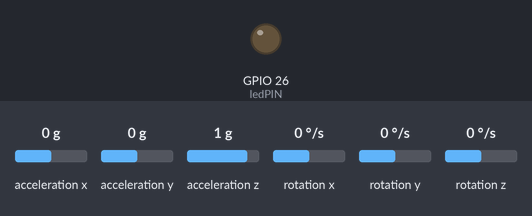
A sketch run on a simulated ESP32. On the bench: output pins drawn as LEDs (lit = HIGH). The test bench sets the inputs (shaded band); at power-on: acceleration x 0 g, acceleration y 0 g, acceleration z 1 g, rotation x 0 °/s, rotation y 0 °/s, rotation z 0 °/s. WiFi joins after 1.5 s; servers stay silent unless stated. At 30.2 s the program puts the board to deep sleep or switches it off; the recording ends there.

Above: at 0.1 s.
At 1.7 s:
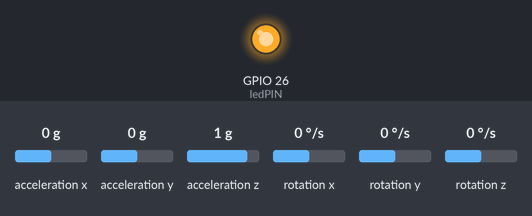
Timing chart, 0 to 30.2 s (numbered marks = the images above):
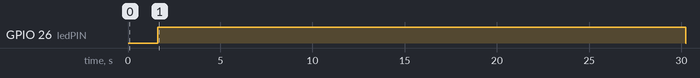

Measured:
- by itself, GPIO 26 (ledPIN): HIGH → LOW at 30.2 s

The sketch:

ImplementacionMQTT_DeepSleep.ino
```cpp
/* Redes de Sensores Electronicos
 * Implementacion usada para la prediccion de los movimientos
 */

// LIBRERIAS:
#include <MPU9250_asukiaaa.h>                //Acelerometro
//#include "WiFi.h"                            //WiFi
#include "time.h"                            //Hora
#include "config.h"                          //MQTT

// VARIABLES CAPTURA DE DATOS
const int ttotal = 14;                                 // Tiempo total (segundos) de captura de datos
const int period = 50000;                              // Tmuestreo en useg (20 Hz)
const float period_s = float(period)/1000000.0;        // Tmuestreo en seg  (20 hz)
const int maxCont = round(ttotal*1000000/period);      // Numero de muestras a tomar
const int w_seg = 4;                                   // Tiempo en seg de cada ventana
const int w_muestras = round(float(w_seg)/period_s);   // Num. de veces que se capturan datos por ventana
int cont_buffer1 = 0;                                  // Contador para controlar abuffer
int cont_buffer2 = 0;                                  // Contador para controlar bbuffer
bool inicio = true;                                    // Sirve para desfasar un 50% los buffers
const int ledPIN = 26;                                 // LED que se enciende mientras se toman datos

// VARIABLES ACELERACION
#ifdef _ESP32_HAL_I2C_H_
#define SDA_PIN 21
#define SCL_PIN 22
#endif
MPU9250_asukiaaa mySensor;
float aX, aY, aZ;                            // Aceleraciones de cada eje
float aXprev, aYprev, aZprev;                // Valores previos de aceleracion
float asumay=0.0, asumaz=0.0;                // Para las "integrales" del abuffer
float bsumay=0.0, bsumaz=0.0;                // Para las "integrales" del bbuffer
float xdiff = 0.0, ydiff = 0.0, zdiff = 0.0; // Sumatorio de variaciones en abbufer // Sumatorio de variaciones en bbbufer
float asumaTdiff = 0.0, bsumaTdiff = 0.0;    // Sumatorio abs. de variaciones en todos los ejes

// WIFI
const char* ssid = "OrdenadorJavier";
const char* password = "holaquetal";

// MQTT (Adafruit IO)
int indicador_IO = 0;                                  // Asociada a los indicadores de Adafruit
String icon_IO = "";                                   // Asociada al icono de warning si hay epilepsia
String textIO = "";                                    // Asociada al registro de movimientos
AdafruitIO_Feed *indicadorIO = io.feed("indicadorIO"); // Preparamos todas las feeds
AdafruitIO_Feed *iconIO = io.feed("iconIO");
AdafruitIO_Feed *text_IO = io.feed("text_IO");
bool epil = false;                       // Para saber si enviar o no, dato correspondiente a iconIO (lo almacenamos en la memoria RTC para no resetearse tras el DeepSleep)

// PREDICCION
String prediccion_a; // Para el buffer a
String prediccion_b; // Para el buffer b
String prediccion;

// INTERRUPCION PARA EL MUESTREO
volatile int interruptCounter;                        // Para detectar si se ha entrado en la interrupcion
hw_timer_t * timer = NULL;                            // Seleccion de timer
portMUX_TYPE timerMux = portMUX_INITIALIZER_UNLOCKED; // Para sincronizar variable entre loop e interrupcion
int cont = 0;                                         // Contador del numero de interrupciones

void IRAM_ATTR onTimer() {                            // Funcion de interrupcion
  portENTER_CRITICAL_ISR(&timerMux);
  interruptCounter=1;
  portEXIT_CRITICAL_ISR(&timerMux);
}

// SET-UP
void setup() {

  //Deep Sleep
  esp_sleep_enable_timer_wakeup(ttotal*1000000); // Queremos que despierte cada ttotal segundos

  //Adafruit
  io.connect();                        // Nos conectamos con io.adafruit.com
  while(io.status() < AIO_CONNECTED) { // Esperamos a conectarnos
    delay(100);
  }

  // Comunicacion I2C
  #ifdef _ESP32_HAL_I2C_H_ // For ESP32
    Wire.begin(SDA_PIN, SCL_PIN);
    mySensor.setWire(&Wire);
  #endif
  mySensor.beginAccel();
  if (mySensor.accelUpdate() == 0) {
    aXprev = mySensor.accelX();
    aYprev = mySensor.accelY();
    aZprev = mySensor.accelZ();
  } else {
    // No hacer nada
  }

  // Wi-fi
//  WiFi.begin(ssid, password);
//  while (WiFi.status() != WL_CONNECTED) {
//    delay(100);
//    // Solo salir del bucle si se ha conectado a la red wifi;
//  }

  // Timer
  timer = timerBegin(0, 80, true);             // Canal 0, prescaler de 80 -> freq=80/80=1 MHz, y conteo ascendente
  timerAttachInterrupt(timer, &onTimer, true); // Asignamos el timer a la interrupcion tras producirse el flanco
  timerAlarmWrite(timer, period, true);        // Interrupcion = 50000 conteos (20 Hz). Cada vez que llegue, el conteo se renueva
  timerAlarmEnable(timer);                     // Activamos la interrupcion

  // Led
  delay(100);
  pinMode(ledPIN , OUTPUT);
  digitalWrite(ledPIN , HIGH); // Se enciende el LED avisando de que comienza la toma de datos
}

// LOOP
void loop() {

  io.run(); // Requerimiento de Adafruit IO

  if (interruptCounter > 0) {       // Entrada a la interrupcion
    portENTER_CRITICAL(&timerMux);  // Quitamos flag de interrupcion
    interruptCounter=0;
    portEXIT_CRITICAL(&timerMux);

    ++cont; // Actualizamos contador

    if (mySensor.accelUpdate() == 0) {   // Leemos aceleraciones
        aX = mySensor.accelX();
        aY = mySensor.accelY();
        aZ = mySensor.accelZ();
      }
    else {
      // Nada;
    }

    cont_buffer1 = cont_buffer1 + 3;                              // Actualizamos nmuestras del abuffer

    if ((cont_buffer1 == ((w_muestras*3/2) + 3)) and (inicio)){   // Desfase entre buffers
      cont_buffer2 = 0;
      bsumay = 0.0;
      bsumaz = 0.0;
      bsumaTdiff = 0.0;
      inicio = false;
    }

    cont_buffer2 = cont_buffer2 + 3;                              // Actualizamos nmuestras del bbuffer

    asumay = asumay + aY; // Calculo de las "integrales" del abuffer
    asumaz = asumaz + aZ;
    bsumay = bsumay + aY; // Calculo de las "integrales" del bbuffer
    bsumaz = bsumaz + aZ;

    if ((aX - aXprev)<0.0){          // calculo de las variaciones de aceleracion
      xdiff = aXprev - aX;
    }
    else{
      xdiff = aX - aXprev;
    }

    if ((aY - aYprev)<0.0){
      ydiff = aYprev - aY;
    }
    else{
      ydiff = aY - aYprev;
    }

    if ((aZ - aZprev)<0.0){
      zdiff = aZprev - aZ;
    }
    else{
      zdiff = aZ - aZprev;
    }

    asumaTdiff = asumaTdiff + xdiff + ydiff + zdiff;
    bsumaTdiff = asumaTdiff + xdiff + ydiff + zdiff;

    if (cont_buffer1 == (w_muestras*3)){ // Cuando se llena abuffer

      realizarPrediccion(asumay, asumaz, asumaTdiff); // Llevamos a cabo la prediccion
      prediccion_a = prediccion;
      //enviarMQTT();                                 // Enviamos la prediccion a Adafruit

      cont_buffer1 = 0;         // Inicializamos contador
      asumay =0.0; asumaz =0.0; // Inicializamos "integral"
      asumaTdiff = 0.0;         // Inicializamos suma de diferencias

    }

    if (cont_buffer2 == (w_muestras*3)){ // Cuando se llena bbuffer

      realizarPrediccion(bsumay, bsumaz, bsumaTdiff); // Llevamos a cabo la prediccion
      prediccion_b = prediccion;
      enviarMQTT();                                   // Enviamos las predicciones a Adafruit

      cont_buffer2 = 0;         // Inicializamos contador
      bsumay =0.0; bsumaz =0.0; // Inicializamos "integral"
      bsumaTdiff = 0.0;         // Inicializamos suma de diferencias
    }

    aXprev = aX;  // Actualizamos valores anteriores
    aYprev = aY;
    aZprev = aZ;

    if (cont > maxCont) {
      //cogerDatos = false;
      digitalWrite(ledPIN , LOW); // Se apaga el LED avisando de que termina la toma de datos
      esp_set_deep_sleep_wake_stub(NULL);
      esp_deep_sleep_start();
    }

  }

}

void realizarPrediccion(float y, float z, float delta){
  //Primero comprobamos si hay poco movimiento (estado sentado):
  if (delta < 4.0){
    //Miramos que forma de sentarse es:
    if (z > 50.0){
      prediccion = "p_sent1";
    }
    else {
      prediccion = "p_sent2";
    }
  }
  //Comprobamos si es EPIL1:
  else if (z>42.0){
    prediccion = "p_epil1";
  }
  //Comprobamos si es EPIL2:
  else if (y < -10.0) {
    prediccion = "p_epil2";
  }
  else{
    prediccion = "p_andar";
  }
}


void enviarMQTT(){ // Funcion a la que se entra cada 2 segundos para enviar los datos
  // Registro de movimientos:
  textIO = prediccion_a + "; " + prediccion_b;
  text_IO->save(textIO);

  // Icono de warning:
  if (((prediccion_a == "p_epil1") or (prediccion_b == "p_epil2")) and (not epil)){
    icon_IO = "warning";
    iconIO->save(icon_IO);
    epil = true;
  }

  // Indicadores:
  if (prediccion_b == "p_andar"){
    indicador_IO = 1;
  }
  else if (prediccion_b == "p_epil1"){
    indicador_IO = 2;
  }
  else if (prediccion_b == "p_epil2"){
    indicador_IO = 3;
  }
  else if (prediccion_b == "p_sent1"){
    indicador_IO = 4;
  }
  else {
    indicador_IO = 5;
  }
  indicadorIO->save(indicador_IO);

}
```

config.h
```cpp
/************************ Adafruit IO Config *******************************/

// visit io.adafruit.com if you need to create an account,
// or if you need your Adafruit IO key.
#define IO_USERNAME ""
#define IO_KEY ""

/******************************* WIFI **************************************/

// the AdafruitIO_WiFi client will work with the following boards:
//   - HUZZAH ESP8266 Breakout -> https://www.adafruit.com/products/2471
//   - Feather HUZZAH ESP8266 -> https://www.adafruit.com/products/2821
//   - Feather HUZZAH ESP32 -> https://www.adafruit.com/product/3405
//   - Feather M0 WiFi -> https://www.adafruit.com/products/3010
//   - Feather WICED -> https://www.adafruit.com/products/3056
//   - Adafruit PyPortal -> https://www.adafruit.com/product/4116
//   - Adafruit Metro M4 Express AirLift Lite ->
//   https://www.adafruit.com/product/4000
//   - Adafruit AirLift Breakout -> https://www.adafruit.com/product/4201
//   - Adafruit AirLift Shield -> https://www.adafruit.com/product/4285
//   - Adafruit AirLift FeatherWing -> https://www.adafruit.com/product/4264

#define WIFI_SSID "OrdenadorJavier"
#define WIFI_PASS "holaquetal"

// uncomment the following line if you are using airlift
// #define USE_AIRLIFT

// uncomment the following line if you are using winc1500
// #define USE_WINC1500

// comment out the following lines if you are using fona or ethernet
#include "AdafruitIO_WiFi.h"

#if defined(USE_AIRLIFT) || defined(ADAFRUIT_METRO_M4_AIRLIFT_LITE) ||         \
    defined(ADAFRUIT_PYPORTAL)
// Configure the pins used for the ESP32 connection
#if !defined(SPIWIFI_SS) // if the wifi definition isnt in the board variant
// Don't change the names of these #define's! they match the variant ones
#define SPIWIFI SPI
#define SPIWIFI_SS 10 // Chip select pin
#define NINA_ACK 9    // a.k.a BUSY or READY pin
#define NINA_RESETN 6 // Reset pin
#define NINA_GPIO0 -1 // Not connected
#endif
AdafruitIO_WiFi io(IO_USERNAME, IO_KEY, WIFI_SSID, WIFI_PASS, SPIWIFI_SS,
                   NINA_ACK, NINA_RESETN, NINA_GPIO0, &SPIWIFI);
#else
AdafruitIO_WiFi io(IO_USERNAME, IO_KEY, WIFI_SSID, WIFI_PASS);
#endif
/******************************* FONA **************************************/

// the AdafruitIO_FONA client will work with the following boards:
//   - Feather 32u4 FONA -> https://www.adafruit.com/product/3027

// uncomment the following two lines for 32u4 FONA,
// and comment out the AdafruitIO_WiFi client in the WIFI section
// #include "AdafruitIO_FONA.h"
// AdafruitIO_FONA io(IO_USERNAME, IO_KEY);

/**************************** ETHERNET ************************************/

// the AdafruitIO_Ethernet client will work with the following boards:
//   - Ethernet FeatherWing -> https://www.adafruit.com/products/3201

// uncomment the following two lines for ethernet,
// and comment out the AdafruitIO_WiFi client in the WIFI section
// #include "AdafruitIO_Ethernet.h"
// AdafruitIO_Ethernet io(IO_USERNAME, IO_KEY);
```
